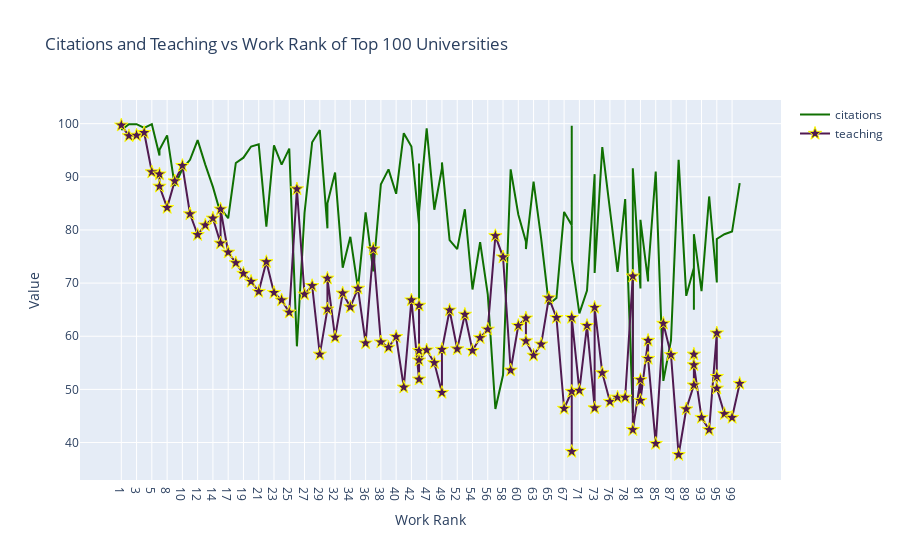

The notebook cell saved with this chart:
### Markdown cell above
![image%20%286%29.png](attachment:image%20%286%29.png)

### Code cell
# plt.style.use("ggplot")

trace1 = go.Scatter(x = df.world_rank, 
                  y = df.citations,
                  mode = "lines", 
                  name = "citations",
                  marker = dict(color = "rgb(16,112,2)"),
                  text = df.university_name)

trace2 = go.Scatter(x = df.world_rank, 
                  y = df.teaching,
                  mode = "lines + markers", 
                  name = "teaching",
                  marker = dict(color = "rgb(80,26,80)",
                                size = 10,
                                symbol = "star",
                                line = dict(color = "yellow",
                                           width = 1),),
                   text = df.university_name)

veri = [trace1,trace2]

layout = dict(title = "Citations and Teaching vs Work Rank of Top 100 Universities",
             xaxis = dict(title = "Work Rank", ticklen = 5, tickcolor = "crimson", zeroline = False),
             yaxis = dict(title = "Value", ticklen = 5, tickcolor = "crimson", zeroline = False))

fig = dict(data = veri, layout = layout)

iplot(fig)

### Figure 1 — Plotly figure (JSON) as saved in the notebook; plotly's stock layout.template omitted (floating-point values rounded to 4 significant figures)
{"data": [{"marker": {"color": "rgb(16,112,2)"}, "mode": "lines", "name": "citations", "text": ["Harvard University", "California Institute of Technology", "Massachusetts Institute of Technology", "Stanford University", "Princeton University", "University of Cambridge", "University of Oxford", "University of California, Berkeley", "Imperial College London", "Yale University", "University of California, Los Angeles", "University of Chicago", "Johns Hopkins University", "Cornell University", "ETH Zurich – Swiss Federal Institute of Technology Zurich", "University of Michigan", "University of Toronto", "Columbia University", "University of Pennsylvania", "Carnegie Mellon University", "University of Hong Kong", "University College London", "University of Washington", "Duke University", "Northwestern University", "University of Tokyo", "Georgia Institute of Technology", "Pohang University of Science and Technology", "University of California, Santa Barbara", "University of British Columbia", "University of North Carolina at Chapel Hill", "University of California, San Diego", "University of Illinois at Urbana-Champaign", "National University of Singapore", "McGill University", "University of Melbourne", "Peking University", "Washington University in St Louis", "École Polytechnique", "University of Edinburgh", "Hong Kong University of Science and Technology", "École Normale Supérieure", "Australian National University", "Karolinska Institute", "University of Göttingen", "University of Wisconsin", "Rice University", "École Polytechnique Fédérale de Lausanne", "University of California, Irvine", "University of Science and Technology of China", "Vanderbilt University", "University of Minnesota", "Tufts University", "University of California, Davis", "Brown University", "University of Massachusetts", "Kyoto University", "Tsinghua University", "Boston University", "New York University", "Emory University", "LMU Munich", "University of Notre Dame", "University of Pittsburgh", "Case Western Reserve University", "Ohio State University", "University of Colorado Boulder", "University of Bristol", "University of California, Santa Cruz", "Yeshiva University", "University of Sydney", "University of Virginia", "University of Adelaide", "University of Southern California", "William & Mary", "Trinity College Dublin", "King’s College London", "Stony Brook University", "Korea Advanced Institute of Science and Technology (KAIST)", "University of Sussex", "The University of Queensland", "University of York", "Heidelberg University", "University of Utah", "Durham University", "London School of Economics and Political Science", "University of Manchester", "Royal Holloway, University of London", "Lund University", "University of Southampton", "University of Zurich", "Wake Forest University", "McMaster University", "University College Dublin", "George Washington University", "University of Arizona", "University of Basel", "University of Maryland, College Park", "Dartmouth College", "École Normale Supérieure de Lyon"], "type": "scatter", "x": ["1", "2", "3", "4", "5", "6", "6", "8", "9", "10", "11", "12", "13", "14", "15", "15", "17", "18", "19", "20", "21", "22", "23", "24", "25", "26", "27", "28", "29", "30", "30", "32", "33", "34", "35", "36", "37", "38", "39", "40", "41", "42", "43", "43", "43", "43", "47", "48", "49", "49", "51", "52", "53", "54", "55", "56", "57", "58", "59", "60", "61", "61", "63", "64", "65", "66", "67", "68", "68", "68", "71", "72", "73", "73", "75", "76", "77", "78", "79", "79", "81", "81", "83", "83", "85", "86", "87", "88", "89", "90", "90", "90", "93", "94", "95", "95", "95", "98", "99", "100"], "y": [98.8, 99.9, 99.9, 99.2, 99.9, 94, 95.1, 97.8, 88.3, 91.5, 93.2, 96.9, 92.3, 88.1, 83.1, 84.1, 82.2, 92.6, 93.6, 95.7, 96.1, 80.6, 95.9, 92.3, 95.3, 58.1, 83.2, 96.5, 98.8, 80.3, 85, 90.8, 72.9, 78.7, 69, 83.3, 72.2, 88.6, 91.4, 86.8, 98.2, 95.7, 81, 62.3, 92.5, 83.4, 99.1, 83.8, 91.6, 92.7, 78.1, 76.4, 83.9, 68.8, 77.7, 67.9, 46.3, 52.7, 91.4, 82.9, 77.8, 76.4, 89.1, 78.3, 66, 67.2, 83.4, 80.9, 99.6, 74.4, 64.3, 68.6, 90.5, 71.9, 95.6, 84.4, 72.1, 85.8, 45.5, 91.6, 69, 81.9, 70.3, 72, 91, 51.6, 59.2, 93.2, 67.6, 72.9, 65, 79.2, 68.5, 86.3, 70.2, 70.1, 78.3, 79.2, 79.7, 88.8]}, {"marker": {"color": "rgb(80,26,80)", "line": {"color": "yellow", "width": 1}, "size": 10, "symbol": "star"}, "mode": "lines+markers", "name": "teaching", "text": ["Harvard University", "California Institute of Technology", "Massachusetts Institute of Technology", "Stanford University", "Princeton University", "University of Cambridge", "University of Oxford", "University of California, Berkeley", "Imperial College London", "Yale University", "University of California, Los Angeles", "University of Chicago", "Johns Hopkins University", "Cornell University", "ETH Zurich – Swiss Federal Institute of Technology Zurich", "University of Michigan", "University of Toronto", "Columbia University", "University of Pennsylvania", "Carnegie Mellon University", "University of Hong Kong", "University College London", "University of Washington", "Duke University", "Northwestern University", "University of Tokyo", "Georgia Institute of Technology", "Pohang University of Science and Technology", "University of California, Santa Barbara", "University of British Columbia", "University of North Carolina at Chapel Hill", "University of California, San Diego", "University of Illinois at Urbana-Champaign", "National University of Singapore", "McGill University", "University of Melbourne", "Peking University", "Washington University in St Louis", "École Polytechnique", "University of Edinburgh", "Hong Kong University of Science and Technology", "École Normale Supérieure", "Australian National University", "Karolinska Institute", "University of Göttingen", "University of Wisconsin", "Rice University", "École Polytechnique Fédérale de Lausanne", "University of California, Irvine", "University of Science and Technology of China", "Vanderbilt University", "University of Minnesota", "Tufts University", "University of California, Davis", "Brown University", "University of Massachusetts", "Kyoto University", "Tsinghua University", "Boston University", "New York University", "Emory University", "LMU Munich", "University of Notre Dame", "University of Pittsburgh", "Case Western Reserve University", "Ohio State University", "University of Colorado Boulder", "University of Bristol", "University of California, Santa Cruz", "Yeshiva University", "University of Sydney", "University of Virginia", "University of Adelaide", "University of Southern California", "William & Mary", "Trinity College Dublin", "King’s College London", "Stony Brook University", "Korea Advanced Institute of Science and Technology (KAIST)", "University of Sussex", "The University of Queensland", "University of York", "Heidelberg University", "University of Utah", "Durham University", "London School of Economics and Political Science", "University of Manchester", "Royal Holloway, University of London", "Lund University", "University of Southampton", "University of Zurich", "Wake Forest University", "McMaster University", "University College Dublin", "George Washington University", "University of Arizona", "University of Basel", "University of Maryland, College Park", "Dartmouth College", "École Normale Supérieure de Lyon"], "type": "scatter", "x": ["1", "2", "3", "4", "5", "6", "6", "8", "9", "10", "11", "12", "13", "14", "15", "15", "17", "18", "19", "20", "21", "22", "23", "24", "25", "26", "27", "28", "29", "30", "30", "32", "33", "34", "35", "36", "37", "38", "39", "40", "41", "42", "43", "43", "43", "43", "47", "48", "49", "49", "51", "52", "53", "54", "55", "56", "57", "58", "59", "60", "61", "61", "63", "64", "65", "66", "67", "68", "68", "68", "71", "72", "73", "73", "75", "76", "77", "78", "79", "79", "81", "81", "83", "83", "85", "86", "87", "88", "89", "90", "90", "90", "93", "94", "95", "95", "95", "98", "99", "100"], "y": [99.7, 97.7, 97.8, 98.3, 90.9, 90.5, 88.2, 84.2, 89.2, 92.1, 83, 79.1, 80.9, 82.2, 77.5, 83.9, 75.8, 73.8, 71.8, 70.3, 68.4, 74, 68.2, 66.8, 64.5, 87.7, 67.9, 69.5, 56.6, 65.1, 70.9, 59.8, 68.1, 65.5, 69, 58.7, 76.4, 58.9, 57.9, 59.9, 50.4, 66.8, 51.9, 65.8, 57.3, 55.5, 57.4, 55, 49.4, 57.5, 64.9, 57.6, 64.1, 57.3, 59.7, 61.3, 78.9, 74.9, 53.6, 62, 63.4, 59.1, 56.4, 58.5, 67.2, 63.5, 46.4, 49.6, 38.3, 63.5, 49.8, 62, 46.5, 65.4, 53.1, 47.7, 48.5, 48.5, 71.3, 42.4, 51.8, 47.9, 59.2, 55.8, 39.8, 62.4, 56.5, 37.7, 46.3, 50.8, 56.6, 54.6, 44.7, 42.4, 60.6, 52.4, 50.2, 45.4, 44.7, 51.1]}], "layout": {"title": {"text": "Citations and Teaching vs Work Rank of Top 100 Universities"}, "xaxis": {"tickcolor": "crimson", "ticklen": 5, "title": {"text": "Work Rank"}, "zeroline": false}, "yaxis": {"tickcolor": "crimson", "ticklen": 5, "title": {"text": "Value"}, "zeroline": false}}}
